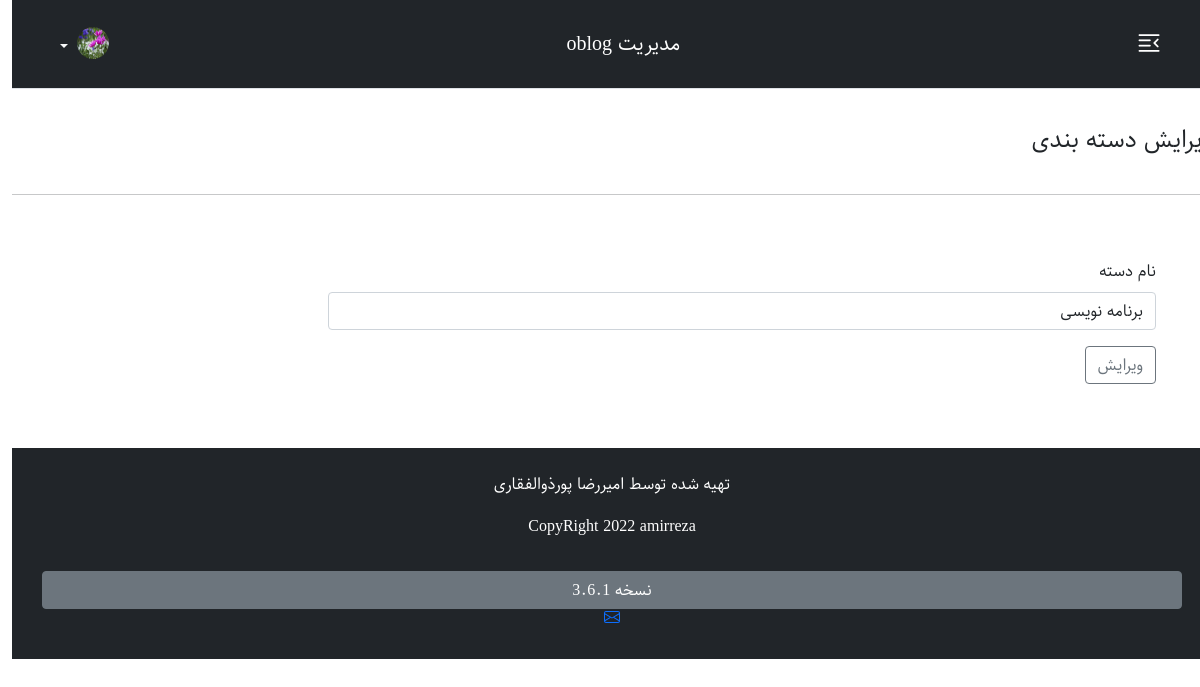
Page /admin/edit-category.php?id=12 (signed in) on the committed database.
### tables this page shows
CREATE TABLE `information` (
  `id` int(11) NOT NULL,
  `body` text NOT NULL
);

CREATE TABLE `categories` (
  `id` int(11) NOT NULL,
  `title` varchar(200) NOT NULL
);

### admin/edit-category.php (the view, shortened to what this page needs)
<?php
include("./include/nav.php");
if(isset($_GET['id'])){
$category_id = $_GET['id'];
$category = $base->prepare("SELECT * FROM `categories` WHERE id = :category_id ");
$category->execute(['category_id' => $category_id ]);
$category = $category->fetch();
}
?>
<br>
<br>
<br>
<section class="mt-4">
               <div class="row">
                       <div class="col">
                    <div>
                    <h4 class="pt-4 pb-4">ویرایش دسته بندی</h4>
                    <hr>
                    </div>
                    <div>
                    <form method="post" class="p-5">
                                           <label for="categorynew" class="ms-2 form-label">نام دسته</label>
                      <input type="text" value="<?php echo $category['title']; ?>" name="categoryedit" id="categorynew" class="ms-2 mb-3 form-control">
                      <button type="submit" name="btncategoryedit" class=" ms-2 mb-3 btn btn-outline-secondary">ویرایش</button>
               </form>
                    </div>
        </div>
   </div>
</section>
<?php
include("../include/footer.php");
?>

### admin/include/nav.php (shortened to what this page needs)
<?php
include("./include/db.php");
$sadmin = $base->query("SELECT * FROM `information` WHERE id = 5 ");
?>
<!DOCTYPE html>
<html lang="fa">
<head>
               <link rel="stylesheet" href="https://cdn.jsdelivr.net/npm/bootstrap@5.0.2/dist/css/bootstrap.rtl.min.css">
               <link rel="stylesheet" href="https://cdn.jsdelivr.net/npm/bootstrap-icons@1.5.0/font/bootstrap-icons.css">
               <link rel="stylesheet" href="./css/admin.css">
</head>
<body >
<nav class="navbar fixed-top navbar-dark bg-dark p-3 mb-5 border-bottom">
  <div class="container ms-2">
  <button class="btn  fs-3 text-white" type="button" data-bs-toggle="offcanvas" data-bs-target="#offcanvasRight" aria-controls="offcanvasRight">
<i class="bi bi-text-indent-right"></i>
</button>
<?php
  if($sadmin->rowcount() > 0){
  foreach($sadmin as $ssadmin){
   ?>
    <a href="index.php" class="navbar-brand"><?php echo $ssadmin['body']; ?></a>
   <?php
  }
}
?>
      <div class="dropdown text-end">
        <a href="index.php" class="d-block link-dark text-light text-decoration-none dropdown-toggle" id="dropdownUser1" data-bs-toggle="dropdown" aria-expanded="false">
          <img src="./img/hey.jpg" alt="mdo" width="32" height="32" class="rounded-circle">
        </a>
      </div>
    </div>
</nav>

### include/footer.php (shortened to what this page needs)
<?php
$footer_querya = "SELECT * FROM `information` WHERE id = 2 ";
$footera = $base->query($footer_querya);
if($footera->rowcount() > 0){
  foreach($footera as $foota){
?>
<?php
$footer_queryb = "SELECT * FROM `information` WHERE id = 3 ";
$footerb = $base->query($footer_queryb);
if($footerb->rowcount() > 0){
  foreach($footerb as $footb){
?>
<footer class="text-center text-white bg-dark py-4">
  <div class="container">
    <div class="row flex-column">
<div><?php echo $foota['body']; ?></div>
<button class="  mt-3 btn btn-secondary">نسخه <?php echo $footb['body'] ?></button>
<div>
  <a target="_blank" href="mailto:ar.pourzolfaghari@gmail.com"></a>
</div>
    </div>
  </div>
</footer>
<?php
  }
}
  }
}
?>
</body>
</html>

### admin/css/admin.css (style rules this page uses)
body { direction: rtl !important; text-align: right !important; font-family: "sahel" !important; line-height: 1.6; }
input , textarea { width:75% !important; }

### rows in the picture
information: body "مدیریت oblog"
categories: categoryedit "برنامه نویسی"
information: body "تهیه شده توسط امیررضا پورذوالفقاری CopyRight 2022 amirreza"
information: body "3.6.1"
